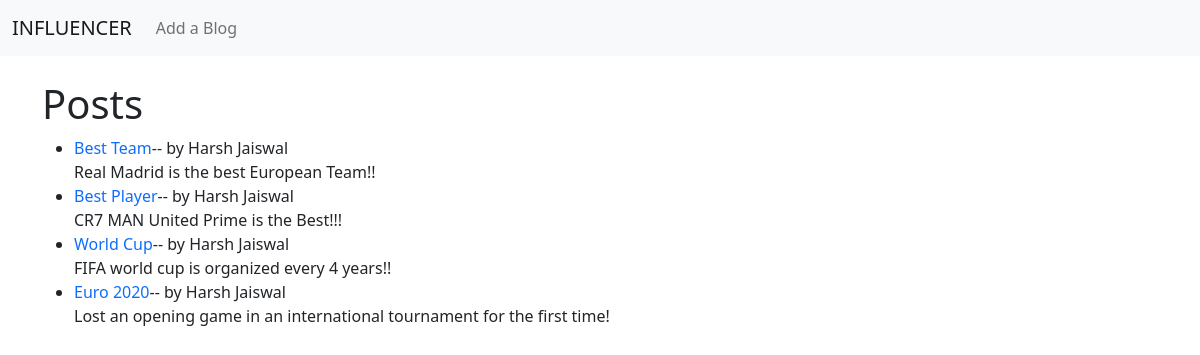
The page / on the database its author committed.
### Blogsite/models.py (models this page shows, shortened)
class Post(models.Model):
	title = models.CharField(max_length=255)
	tag = models.CharField(max_length=255)
	auther= models.ForeignKey(User, on_delete=models.CASCADE)
	body=models.TextField()

### Blogsite/views.py (the view)
# urls.py: path('',HomeView.as_view(),name="home"),
class HomeView(ListView):
	model = Post
	template_name = 'home.html'

### Blogsite/templates/home.html (shortened to what this page needs)
{% extends 'base.html' %}
{% block content %}
<h1>Posts</h1>
<ul>
{% for x in object_list %}
	<li><a href="{% url 'articlelink' x.pk %}" style="text-decoration: none;">{{x.title}}</a>-- by {{x.auther.first_name}} {{x.auther.last_name}} <br>
	{{x.body}}
	</li>
{% endfor%}
</ul>
{% endblock %}

### Blogsite/templates/base.html (shortened to what this page needs)
<!doctype html>
<html lang="en">
  <head>
    <link href="https://cdn.jsdelivr.net/npm/bootstrap@5.0.1/dist/css/bootstrap.min.css" rel="stylesheet">
  </head>
  <body>
<nav class="navbar navbar-expand-lg navbar-light bg-light">
  <div class="container-fluid">
    <a class="navbar-brand" href="{% url 'home' %}">INFLUENCER</a>
    <div class="collapse navbar-collapse" id="navbarSupportedContent">
      <ul class="navbar-nav me-auto mb-2 mb-lg-0">
        <li class="nav-item">
          <a class="nav-link" href="{% url 'addlink' %}">Add a Blog</a>
        </li>
      </ul>
    </div>
  </div>
</nav>
          <br/>
      <div class="container">
        {% block content %}
        {% endblock %}
            </div>
  </body>
</html>

### rows shown on the page
Post: title "Best Team", auther.first_name "Harsh", auther.last_name "Jaiswal", body "Real Madrid is the best European Team!!"
Post: title "Best Player", auther.first_name "Harsh", auther.last_name "Jaiswal", body "CR7 MAN United Prime is the Best!!!"
Post: title "World Cup", auther.first_name "Harsh", auther.last_name "Jaiswal", body "FIFA world cup is organized every 4 years!!"
Post: title "Euro 2020", auther.first_name "Harsh", auther.last_name "Jaiswal", body "Lost an opening game in an international tournament for the first time!"
